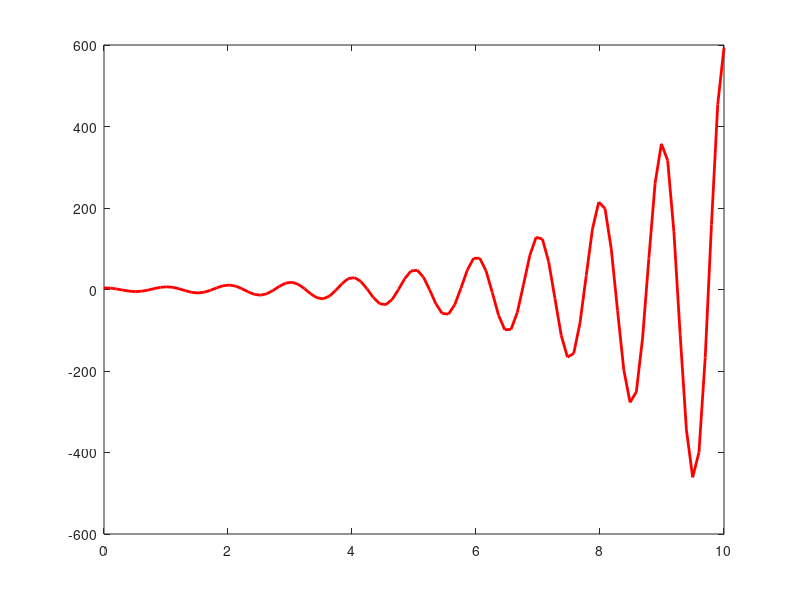

Reproduce this figure in MATLAB.
% Sinyal eksponensial kompleks umum
t=linspace(0,10,100);
y=4*exp(0.5*t).*cos(2*pi*t);     
%y=y1*y2';
plot(t,y, 'r', 'linewidth', 2);
